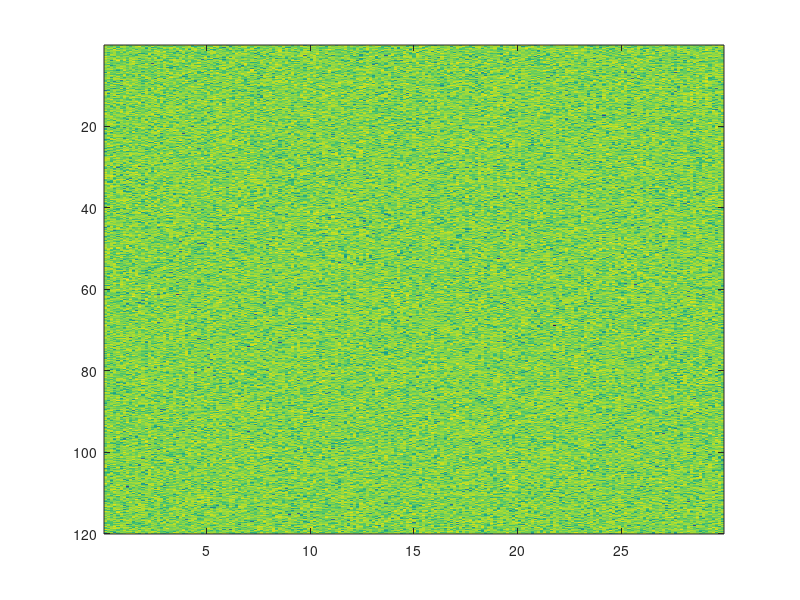
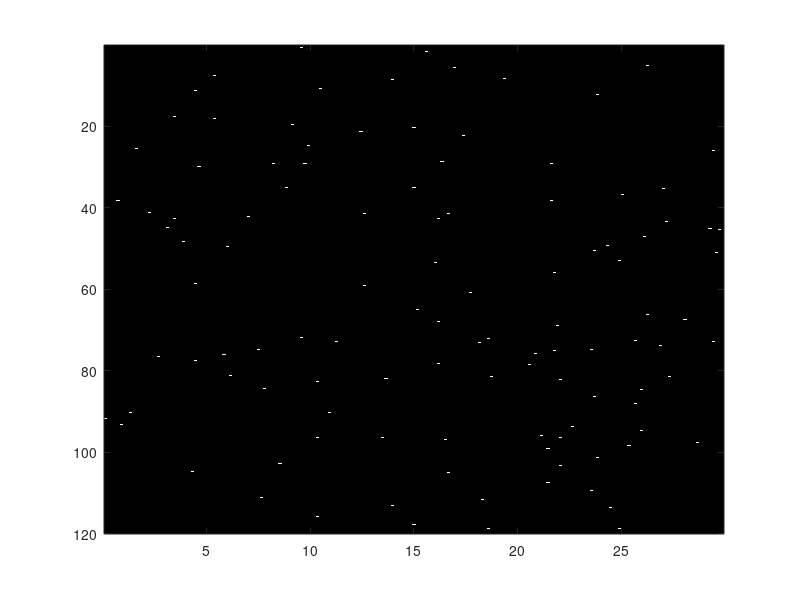
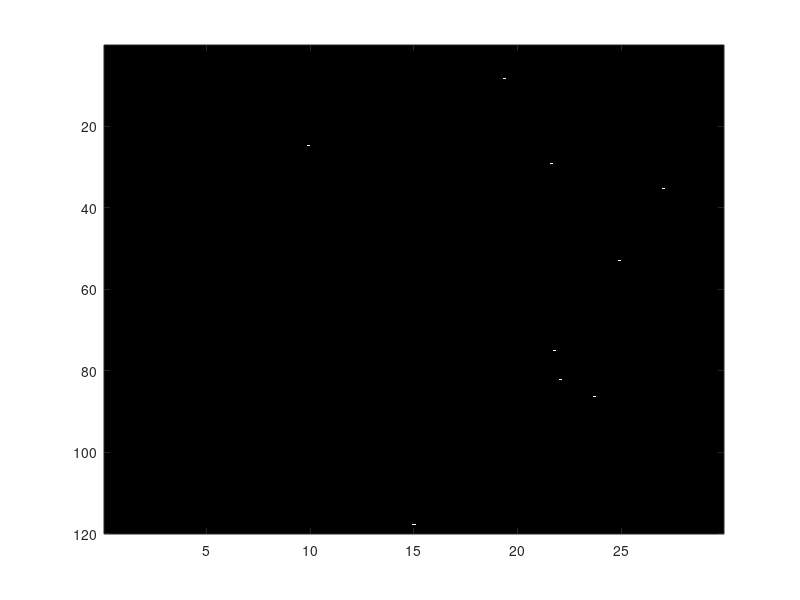

Source code (MATLAB) for these figures, in order: (Note: this script raises an error after producing the figures.)
clear;clc;close all;
%% PARAMETROS DEL RADAR
k=1.38054e-23;% (J/K)
T0=290; % K
c=3e8; %m/s velocidad de la luz
BW_senal=1e6; 
ancho_haz=1.2; %grados
giro_antena=26; %rpm
PRF=1950;%Hz
Rango_max_matriz=30*1000; %m;       60*1000/1.85200; %m
Cobertura_acimut= 120; %grados
f_portadora=2.5e9; %Hz
Fs=2.35; %dB Factor de ruido de la cadena receptora
lambda=c/f_portadora;

p_pico=1e3; %W
Ganancia_TX=30; %dB

%% Dimensiones de la matriz radar
% Resoluciones

R_resolucion  = c/(2*BW_senal)
Az_Resolucion = ancho_haz

% Tamaño matriz
separacion_columnas= R_resolucion
num_columnas= ceil(Rango_max_matriz/separacion_columnas)-1
separacion_filas= giro_antena*360/PRF/60
num_filas= ceil(Cobertura_acimut/separacion_filas)

%Número de pulsos recibidos por blanco en cada exploración
Tiempo_iluminacion=ancho_haz*60/(giro_antena*360)

n_pulsos= Tiempo_iluminacion*PRF


% Varianza de las componentes en fase y  cuadratura del ruido
No=1; 

% Generación de tres matrizes radar correspondientes a 3 vueltas de antena
% consecutivas bajo H0. 
% Es decir, la hipotesis nula es cierta = solo hay
% muestras de ruido

% Matriz de ruido base ||| el ",3" es para tenerlo en 3D
ruido=sqrt(No)*randn(num_filas,num_columnas,3)+1i*sqrt(No)*randn(num_filas,num_columnas,3);

eje_x=(1:num_columnas)*R_resolucion/1000; %Eje de distancias en km

eje_y=(1:num_filas)*separacion_filas; %Eje de acimut en grados
                                                %(:,:,1) es todas las columnas y filas, de la loncha 1
figure(); imagesc(eje_x,eje_y, 20*log10(abs(ruido(:,:,1))))


%                   APARTADO 3: CALCULO DE PROBABILIDAD

Pfa = [1e-3,1e-4];

umbrales =gaminv(1-Pfa,1,2*No);

ruido_detectado_menos3 = (abs(ruido).^2)>umbrales(1);

ruido_detectado_menos4 = (abs(ruido).^2)>umbrales(2);

figure(); imagesc(eje_x,eje_y,ruido_detectado_menos3(:,:,2));colormap("gray");
figure(); imagesc(eje_x,eje_y,ruido_detectado_menos4(:,:,2));colormap("gray");
% Como sabemos is en estas imagenes tengo las probabilidades introducidas?
% Una solucion sencilla es la repeticion de montecarlo. Que es repetir
% varias veces el experimento.

% Estimo la prob como: Nºcasosfavorables/nºcasosposibles

% Vamos a estimarla, por ejemplo, usando solo la 3era matriz7

Pfa_menos3_estimada = sum(ruido_detectado_menos3(:,:,3),"all")/numel(ruido_detectado_menos3(:,:,3)); %Devuelve un vector columna, que es la suma de todas las filas. Si pongo "all" solo saca un numerito
Pfa_menos4_estimada = sum(ruido_detectado_menos4(:,:,3),"all")/numel(ruido_detectado_menos4(:,:,3));


% Estimacion Pfa utilizando matriz 3D capa 1

Pfa_menos3_estimada = sum(ruido_detectado_menos3(:,:,1),"all")/numel(ruido_detectado_menos3(:,:,1)); %Devuelve un vector columna, que es la suma de todas las filas. Si pongo "all" solo saca un numerito
Pfa_menos4_estimada = sum(ruido_detectado_menos4(:,:,1),"all")/numel(ruido_detectado_menos4(:,:,1));

% Estimacion Pfa utilizando matriz 3D capa 2
Pfa_menos3_estimada = sum(ruido_detectado_menos3(:,:,2),"all")/numel(ruido_detectado_menos3(:,:,2)); %Devuelve un vector columna, que es la suma de todas las filas. Si pongo "all" solo saca un numerito
Pfa_menos4_estimada = sum(ruido_detectado_menos4(:,:,2),"all")/numel(ruido_detectado_menos4(:,:,2));

% APARTADO 4: CALCULAR ERROR DE ESTIMACION

% Error de estimacion
error_est = sqrt((1-Pfa)./(num_columnas*num_filas*3*Pfa))*100;
% Si solo uso una capa
error_est_una_capa = sqrt((1-Pfa)./(num_columnas*num_filas*Pfa))*100;